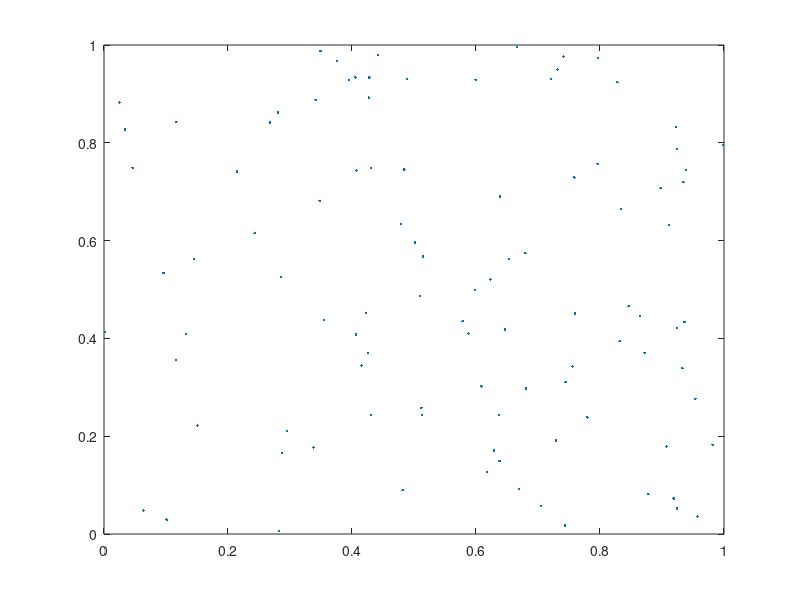

Source code (MATLAB): (Note: this script raises an error after producing the figure.)
clear all
N = 100;
X=rand(N,1);
Y=rand(N,1); %sin(X*10*pi)+randn(size(X))/3; 
data=[X,Y];

plot(data(:,1),data(:,2),'.')
min(data)
max(data)



% apply routine
[bandwidth,density,X,Y]=kde2d(data);
% plot the data and the density estimate
surf(X,Y,density,'LineStyle','none'), view([0,90])
colormap parula, hold on, alpha(1.0)
colorbar


% show data points
set(gca, 'color', 'blue');
plot(data(:,1),data(:,2),'w.','MarkerSize',5)